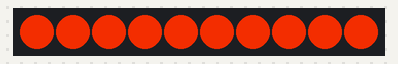
Simulated run of this sketch. Board: Arduino Uno, built with avr-gcc and run on an emulated ATmega328P. Parts: 10 RGB LEDs in strip order, left to right. Dim RGB values are drawn brighter than linear.

Above: at 1.47 s.
At 4.87 s:
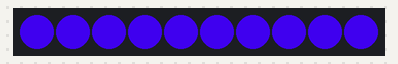
At 11.46 s:
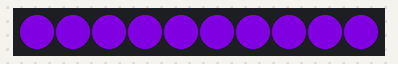
At 21.56 s:
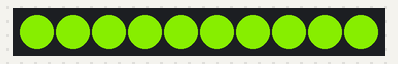
At 30.63 s:
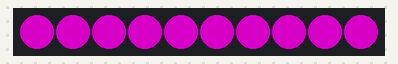
At 39.8 s:
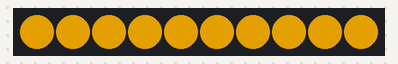

The sketch:

ws2812.ino
```cpp
#include <FastLED.h>

#define LED_PIN 7
#define NUM_LEDS 10
#define LED_TYPE WS2812
#define COLOR_ORDER GRB

CRGB leds[NUM_LEDS];

void setup()
{
    FastLED.addLeds<LED_TYPE, LED_PIN, COLOR_ORDER>(leds, NUM_LEDS);
}

void loop()
{
    // Blink all LEDs
    colorWipe(CRGB::Red, 50);   // Red
    colorWipe(CRGB::Black, 50); // Off

    // Animate all LEDs
    rainbow(20);
}

void colorWipe(CRGB color, int wait)
{
    for (int i = 0; i < NUM_LEDS; i++)
    {
        leds[i] = color;
        FastLED.show();
        delay(wait);
    }
}

void rainbow(int wait)
{
    // Hue rotation
    for (int j = 0; j < 256; j++)
    {
        for (int i = 0; i < NUM_LEDS; i++)
        {
            leds[i] = CHSV(j, 255, 255);
        }
        FastLED.show();
        delay(wait);
    }
}
```
